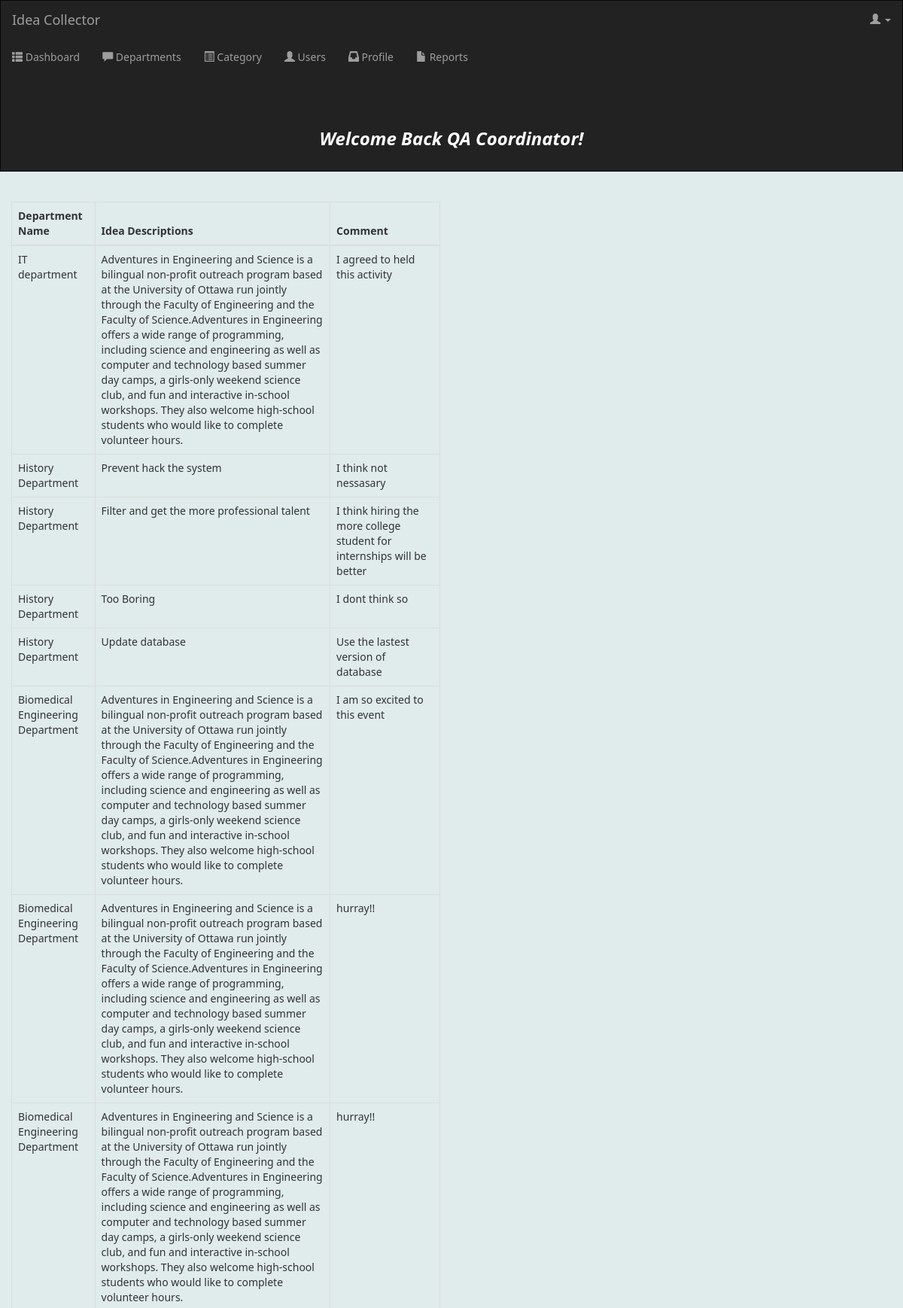
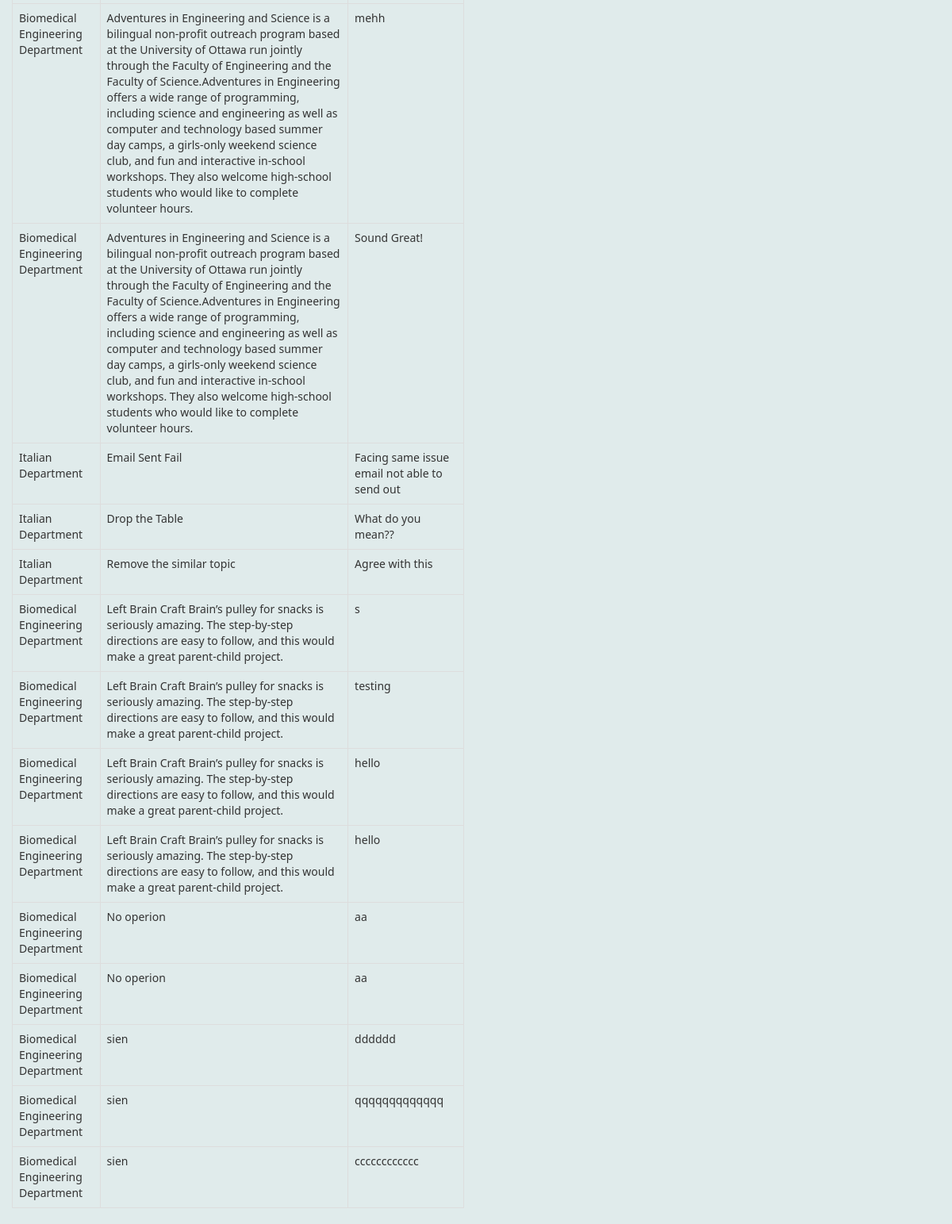
Screenshot of /viewcoorreport.php with the database file from the repository (2 pictures, top to bottom).
### tables this page shows
CREATE TABLE `comment` (
  `commentID` int(11) NOT NULL,
  `commentText` text NOT NULL,
  `commentDate` date NOT NULL,
  `commentTime` time NOT NULL,
  `commentAnonymous` varchar(10) NOT NULL
);

CREATE TABLE `department` (
  `departmentID` int(11) NOT NULL,
  `departmentName` varchar(50) NOT NULL,
  `departmentImage` varchar(200) NOT NULL
);

CREATE TABLE `idea` (
  `ideaID` int(11) NOT NULL,
  `ideaTitle` varchar(50) NOT NULL,
  `ideaText` text NOT NULL,
  `commentClosureDate` date DEFAULT NULL,
  `supportDoc` varchar(200) NOT NULL,
  `postDate` date NOT NULL,
  `postTime` time NOT NULL,
  `anonymous` varchar(10) DEFAULT NULL,
  `view` int(11) NOT NULL,
  `categoryID` int(11) NOT NULL
);

### viewcoorreport.php (the view, shortened to what this page needs)
<?php
	include('conn.php');
?>
<!DOCTYPE html>
<html lang="en">
<head>
  <link rel="stylesheet" href="https://maxcdn.bootstrapcdn.com/bootstrap/3.4.1/css/bootstrap.min.css">
  <link rel="stylesheet" type="text/css" href="css/manager.css">
</head>
<body>
<nav class="navbar navbar-inverse">
  <div class="container-fluid">
    <div class="navbar-header">
      <a class="navbar-brand" href="#">Idea Collector</a>
    </div>
     <ul class="nav navbar-nav navbar-right">
                            <li class="dropdown">
                                <a href="#" class="dropdown-toggle" data-toggle="dropdown"><i class="glyphicon glyphicon-user"></i> <?php
                                if(isset($_SESSION['fName']))
                                echo ucfirst($_SESSION['fName']); ?> <b class="caret"></b></a>
                            </li>
  </div>
       <ul class="nav navbar-nav side-nav">
                    <li>
                        <a href="coordinator.php"><i class="glyphicon glyphicon-th-list"></i> Dashboard</a>
                    </li>
                    <li>
                        <a href="viewdepcoor.php"><i class="glyphicon glyphicon-comment"></i> Departments</a>
                    </li>
                    <li>
                        <a href="viewcatcoor.php"><i class="glyphicon glyphicon-list-alt"></i> Category</a>
                    </li>
                    <li>
                        <a href="viewcoorusers.php"><i class="glyphicon glyphicon-user"></i> Users</a>
                    </li>
                    <li>
                        <a href="profile.php"><i class="glyphicon glyphicon-inbox"></i> Profile</a>
                    </li>
                    <li>
                        <a href="viewcoorreport.php"><i class="glyphicon glyphicon-file"></i> Reports</a>
                    </li>
                </ul>
				<div class="helo">
			<h3 style="color:#ffffff"><center><b><i>Welcome Back QA Coordinator!</i></b></center></h3>
	  <br>
    </div>
</nav>
						<div class="col-xs-6">
                            <?php
                            $query = "SELECT * FROM comment JOIN managedata ON comment.commentID = managedata.commentID JOIN staff ON staff.staffID = managedata.staffID JOIN department ON department.departmentID = staff.departmentID JOIN idea ON idea.ideaID = managedata.ideaID";
                            $select_department = mysqli_query($conn,$query);
                            ?>
                            <table class="table table-bordered table-hover">
                                <thead>
                                    <tr>
											<th>Department Name</th>
											<th>Idea Descriptions</th>
											<th>Comment</th>
                                    </tr>
                                </thead>
                                <tbody>
                                    <?php
                                        while($row = mysqli_fetch_assoc($select_department)) {
										$dep_name = $row['departmentName'];
										$idea_text = $row['ideaText'];
										$idea_comment = $row['commentText'];
                                        echo "<tr>";
										echo "<td> {$dep_name} </td>";
										echo "<td> {$idea_text} </td>";
										echo "<td> {$idea_comment} </td>";
										echo "</tr>";
                                    }
                                    ?>
                                </tbody>
                            </table>
                        </div>
</body>
</html>

### css/manager.css (style rules this page uses)
body { background-color:#e0ebeb; }
.navbar { margin-bottom: 0; border-radius: 0; }
.helo { color:white; }

### viewcoorreport.php (style rules this page uses)
body { margin: 0px; font-family: 'segoe ui'; background-color:#e0ebeb; }
.navbar { margin-bottom: 0; border-radius: 0; }

### rows the page displays
comment: department.departmentName "IT department", idea.ideaText "Adventures in Engineering and Science is a bilingual non-profit outreach program based at the University of Ottawa run jointly through the Faculty of Engineering and the Faculty of Science.Adventures in Engineering offers a wide range of programming, including science and engineering as well as computer and technology based summer day camps, a girls-only weekend science club, and fun and interactive in-school workshops. They also welcome high-school students who would like to complete volunteer hours.", commentText "I agreed to held this activity"
comment: department.departmentName "History Department", idea.ideaText "Prevent hack the system", commentText "I think not nessasary"
comment: department.departmentName "History Department", idea.ideaText "Filter and get the more professional talent", commentText "I think hiring the more college student for internships will be better"
comment: department.departmentName "History Department", idea.ideaText "Too Boring", commentText "I dont think so"
comment: department.departmentName "History Department", idea.ideaText "Update database", commentText "Use the lastest version of database"
comment: department.departmentName "Biomedical Engineering Department", idea.ideaText "Adventures in Engineering and Science is a bilingual non-profit outreach program based at the University of Ottawa run jointly through the Faculty of Engineering and the Faculty of Science.Adventures in Engineering offers a wide range of programming, including science and engineering as well as computer and technology based summer day camps, a girls-only weekend science club, and fun and interactive in-school workshops. They also welcome high-school students who would like to complete volunteer hours.", commentText "I am so excited to this event"
comment: department.departmentName "Biomedical Engineering Department", idea.ideaText "Adventures in Engineering and Science is a bilingual non-profit outreach program based at the University of Ottawa run jointly through the Faculty of Engineering and the Faculty of Science.Adventures in Engineering offers a wide range of programming, including science and engineering as well as computer and technology based summer day camps, a girls-only weekend science club, and fun and interactive in-school workshops. They also welcome high-school students who would like to complete volunteer hours.", commentText "hurray!!"
comment: department.departmentName "Biomedical Engineering Department", idea.ideaText "Adventures in Engineering and Science is a bilingual non-profit outreach program based at the University of Ottawa run jointly through the Faculty of Engineering and the Faculty of Science.Adventures in Engineering offers a wide range of programming, including science and engineering as well as computer and technology based summer day camps, a girls-only weekend science club, and fun and interactive in-school workshops. They also welcome high-school students who would like to complete volunteer hours.", commentText "hurray!!"
comment: department.departmentName "Biomedical Engineering Department", idea.ideaText "Adventures in Engineering and Science is a bilingual non-profit outreach program based at the University of Ottawa run jointly through the Faculty of Engineering and the Faculty of Science.Adventures in Engineering offers a wide range of programming, including science and engineering as well as computer and technology based summer day camps, a girls-only weekend science club, and fun and interactive in-school workshops. They also welcome high-school students who would like to complete volunteer hours.", commentText "mehh"
comment: department.departmentName "Biomedical Engineering Department", idea.ideaText "Adventures in Engineering and Science is a bilingual non-profit outreach program based at the University of Ottawa run jointly through the Faculty of Engineering and the Faculty of Science.Adventures in Engineering offers a wide range of programming, including science and engineering as well as computer and technology based summer day camps, a girls-only weekend science club, and fun and interactive in-school workshops. They also welcome high-school students who would like to complete volunteer hours.", commentText "Sound Great!"
comment: department.departmentName "Italian Department", idea.ideaText "Email Sent Fail", commentText "Facing same issue email not able to send out"
comment: department.departmentName "Italian Department", idea.ideaText "Drop the Table", commentText "What do you mean??"
comment: department.departmentName "Italian Department", idea.ideaText "Remove the similar topic", commentText "Agree with this"
comment: department.departmentName "Biomedical Engineering Department", idea.ideaText "Left Brain Craft Brain’s pulley for snacks is seriously amazing. The step-by-step directions are easy to follow, and this would make a great parent-child project.", commentText "s"
comment: department.departmentName "Biomedical Engineering Department", idea.ideaText "Left Brain Craft Brain’s pulley for snacks is seriously amazing. The step-by-step directions are easy to follow, and this would make a great parent-child project.", commentText "testing"
comment: department.departmentName "Biomedical Engineering Department", idea.ideaText "Left Brain Craft Brain’s pulley for snacks is seriously amazing. The step-by-step directions are easy to follow, and this would make a great parent-child project.", commentText "hello"
comment: department.departmentName "Biomedical Engineering Department", idea.ideaText "Left Brain Craft Brain’s pulley for snacks is seriously amazing. The step-by-step directions are easy to follow, and this would make a great parent-child project.", commentText "hello"
comment: department.departmentName "Biomedical Engineering Department", idea.ideaText "No operion", commentText "aa"
comment: department.departmentName "Biomedical Engineering Department", idea.ideaText "No operion", commentText "aa"
comment: department.departmentName "Biomedical Engineering Department", idea.ideaText "sien", commentText "dddddd"
comment: department.departmentName "Biomedical Engineering Department", idea.ideaText "sien", commentText "qqqqqqqqqqqqq"
comment: department.departmentName "Biomedical Engineering Department", idea.ideaText "sien", commentText "cccccccccccc"
